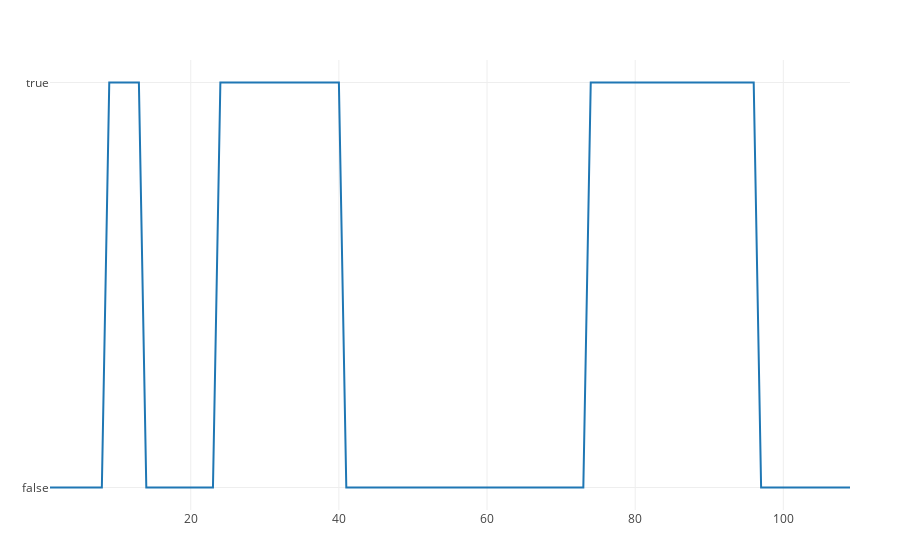

Notebook code for this chart:
### Code cell
print(b)

### Figure 1 — Plotly figure (JSON) as saved in the notebook; plotly's stock layout.template omitted (floating-point values rounded to 4 significant figures)
{"data": [{"type": "scatter", "x": [1, 2, 3, 4, 5, 6, 7, 8, 9, 10, 11, 12, 13, 14, 15, 16, 17, 18, 19, 20, 21, 22, 23, 24, 25, 26, 27, 28, 29, 30, 31, 32, 33, 34, 35, 36, 37, 38, 39, 40, 41, 42, 43, 44, 45, 46, 47, 48, 49, 50, 51, 52, 53, 54, 55, 56, 57, 58, 59, 60, 61, 62, 63, 64, 65, 66, 67, 68, 69, 70, 71, 72, 73, 74, 75, 76, 77, 78, 79, 80, 81, 82, 83, 84, 85, 86, 87, 88, 89, 90, 91, 92, 93, 94, 95, 96, 97, 98, 99, 100, 101, 102, 103, 104, 105, 106, 107, 108, 109], "y": [false, false, false, false, false, false, false, false, true, true, true, true, true, false, false, false, false, false, false, false, false, false, false, true, true, true, true, true, true, true, true, true, true, true, true, true, true, true, true, true, false, false, false, false, false, false, false, false, false, false, false, false, false, false, false, false, false, false, false, false, false, false, false, false, false, false, false, false, false, false, false, false, false, true, true, true, true, true, true, true, true, true, true, true, true, true, true, true, true, true, true, true, true, true, true, true, false, false, false, false, false, false, false, false, false, false, false, false, false]}], "layout": {"autosize": true, "margin": {"b": 50, "l": 50, "r": 50, "t": 60}, "xaxis": {"autorange": true, "range": [1, 109], "type": "linear"}, "yaxis": {"autorange": true, "range": [-0.05556, 1.056], "type": "category"}}}
